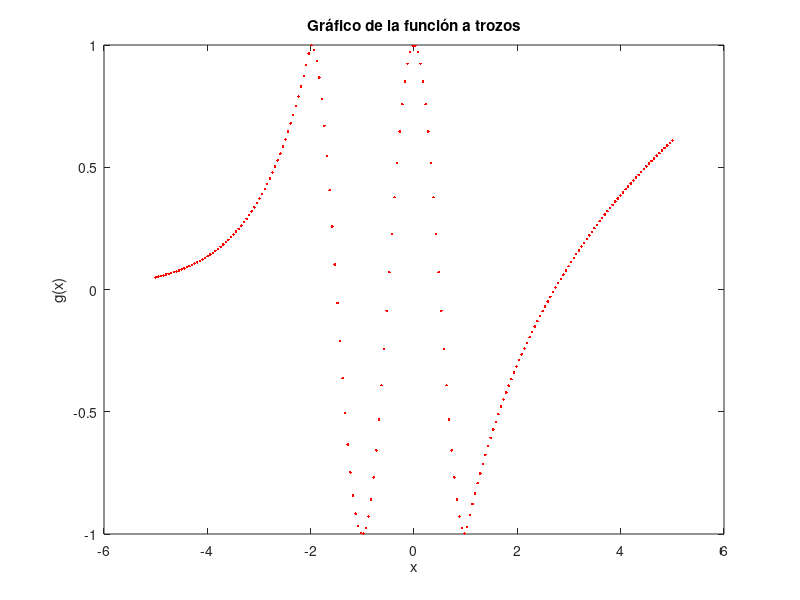

The MATLAB source for this figure:
%Parcialito n1 10-09-24

%Ejercicio1b

%Limpiamos las variables previas y la ventana de comandos
clc;
clear;
% Creamos una grilla de x con al menos 200 puntos en el intervalo [-5, 5]
x=linspace(-5,5,200);
% Definimos la funcion
g =@(x) exp(x+2).*(x<-2)+(cos(pi*x)).*((-2<=x)&(x<=1))+(log(x)-1).*(x>1);
g(x)
% Graficamos la función con una traza continua
plot(x,g(x),'.r');
% Agregamos títulos a los ejes
xlabel('x');
ylabel('g(x)');
% Agregamos un título al gráfico
title('Gráfico de la función a trozos');